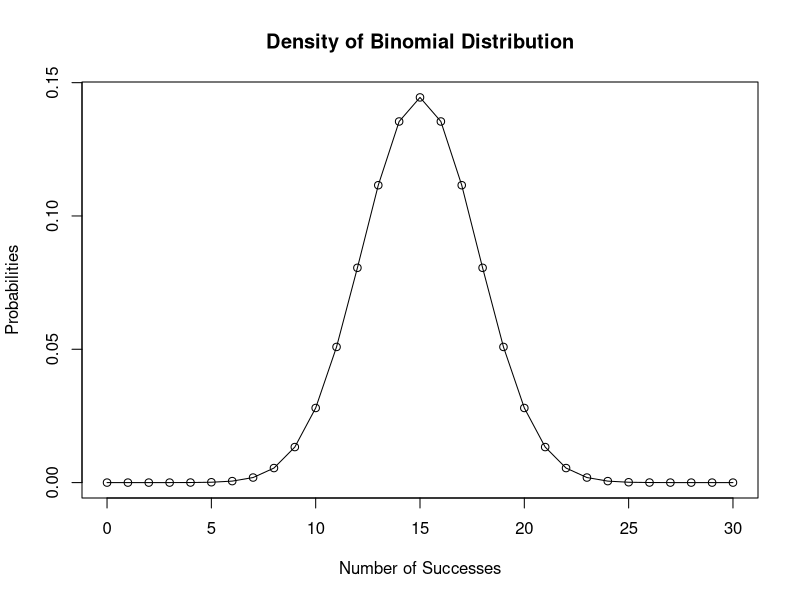
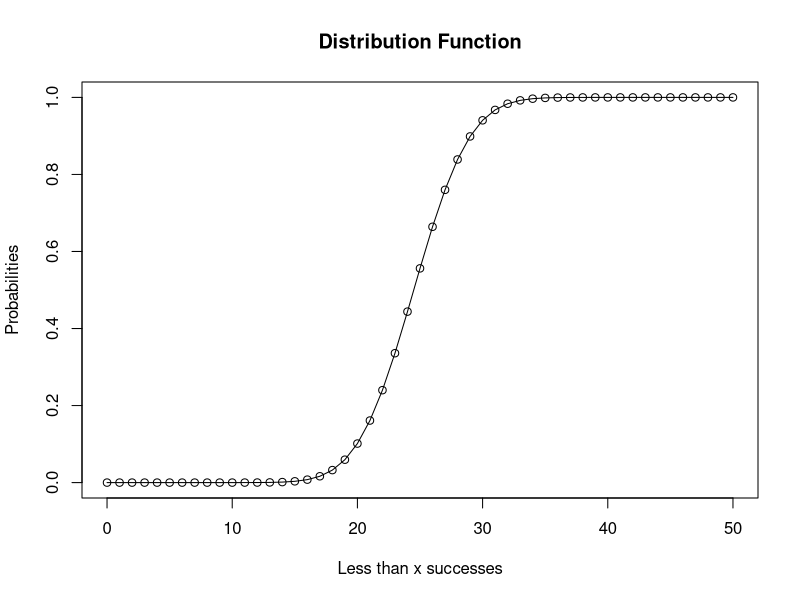
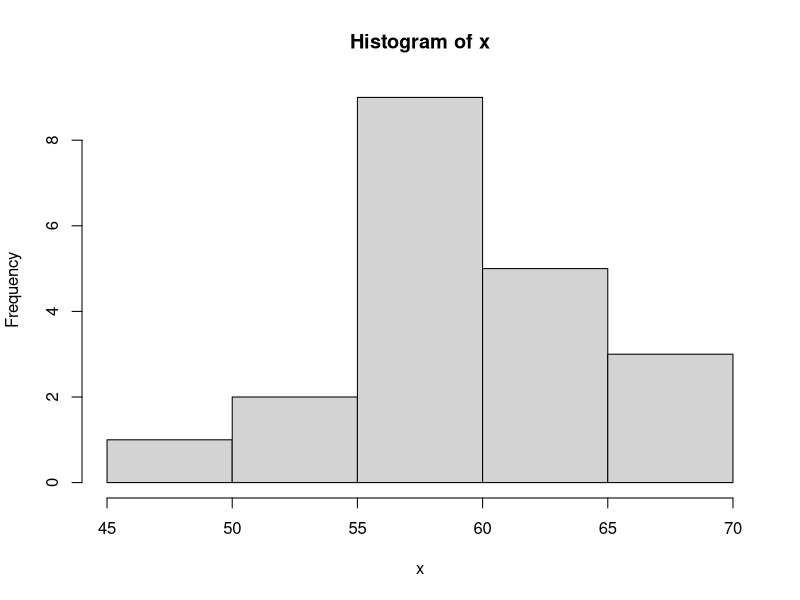
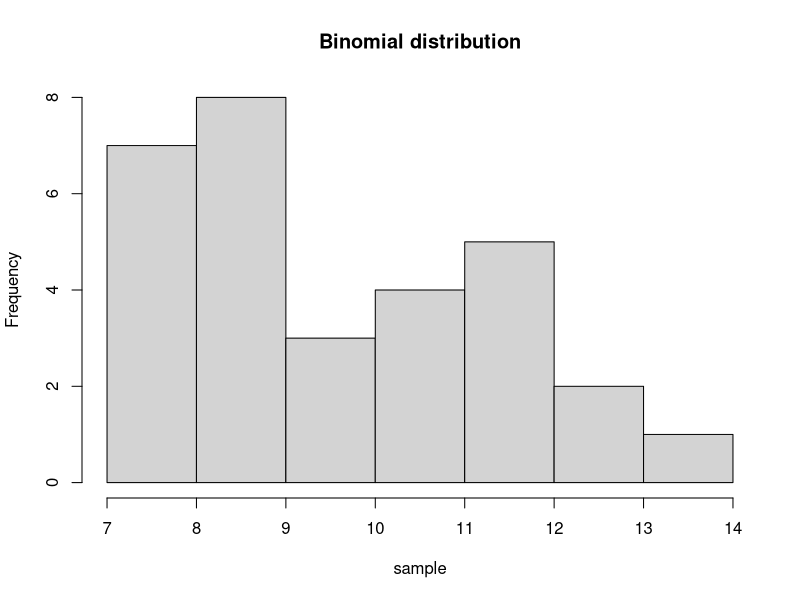
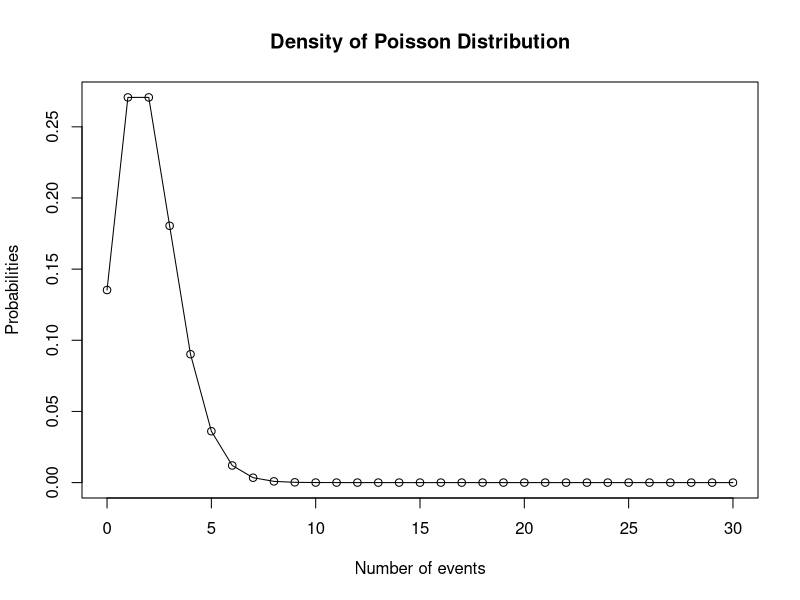
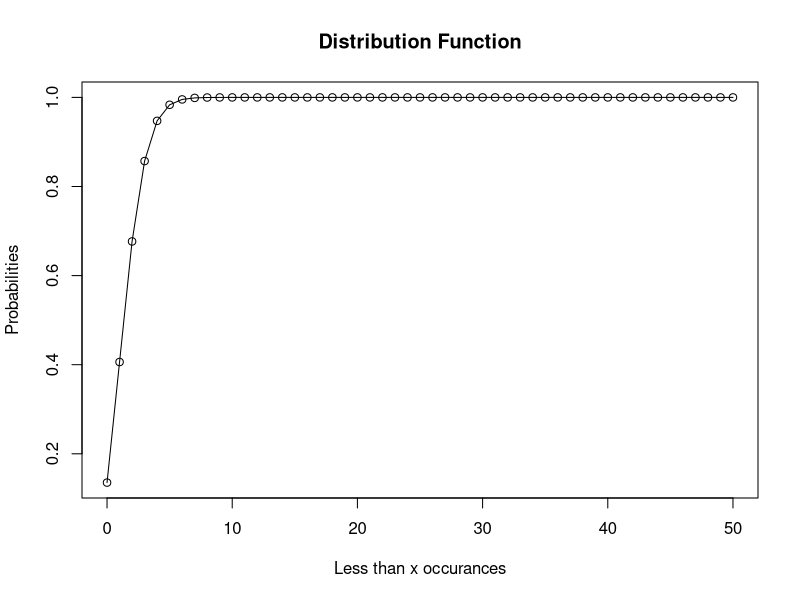
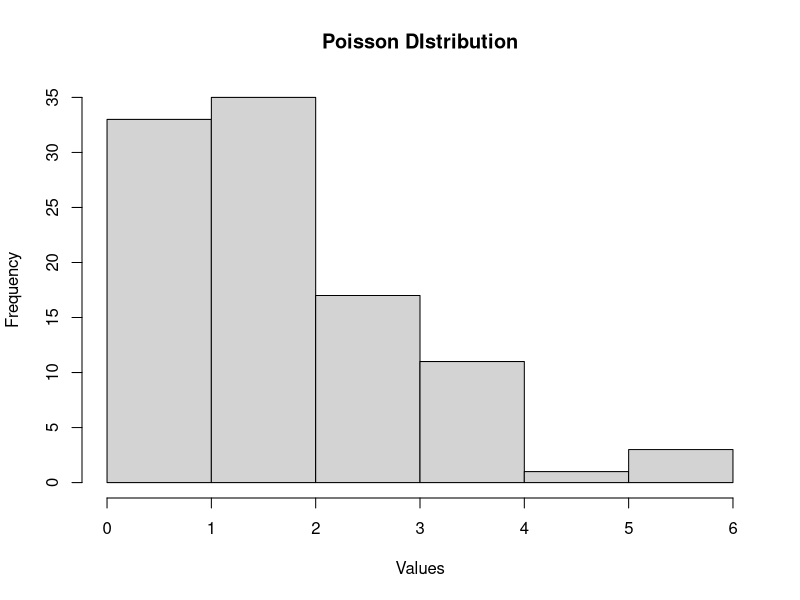
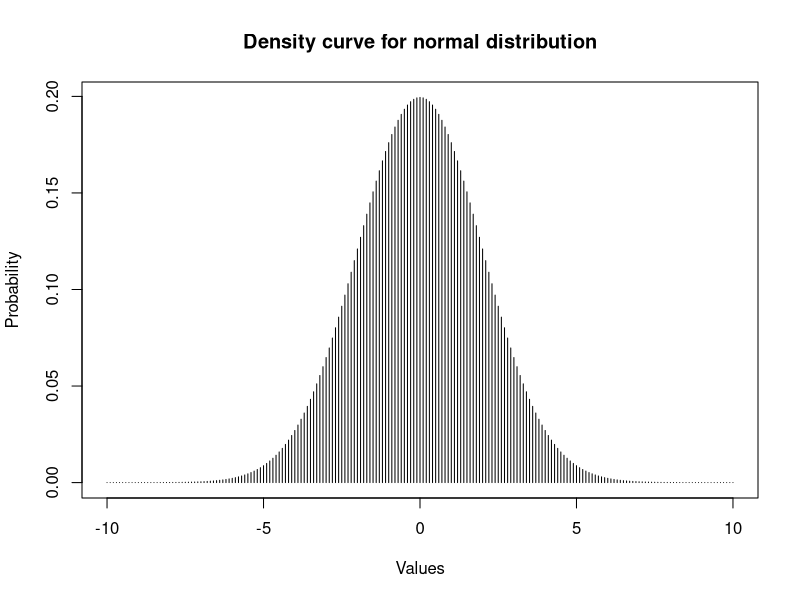

Write R code to recreate these figures, in order.
## ---- chunk 1
library(knitr)
opts_chunk$set(echo=T,
	       cache=T,
               prompt=FALSE,
               tidy=T,
               comment=NA,
               message=FALSE,
               warning=FALSE)
## ---- chunk 2
set.seed(0)
## ---- chunk 3
# Create a sample of 30 numbers which are incremented by 1.
x <- seq(0,30,by = 1)

# Create the binomial distribution.
y <- dbinom(x,30,0.5)

# Plot the graph for this sample.
plot(x,y, main = "Density of Binomial Distribution", 
     ylab = "Probabilities", xlab = "Number of Successes", type = "o")

## ---- chunk 4
# Probability of getting 25 or less heads from a 50 tosses of a coin.
x = pbinom(25,50,0.5)
x
x = seq(0,50,1)
y = pbinom(x,50,0.5)
plot(x,y, main = "Distribution Function",
     ylab = "Probabilities", xlab = "Less than x successes", type = "o" )
## ---- chunk 5
# How many heads will have a probability of 0.25 will come out when a coin
# is tossed 51 times.
x <- qbinom(0.25,51,1/2)
x
## ---- chunk 6
# Find 20 random values from a sample of 150 with probability of 0.4.
x <- rbinom(20,150,.4)
x
hist(x)

## ---- chunk 7
dbinom(10,20,0.5)

## ---- chunk 8
pbinom(10,20,0.5)
## ---- chunk 9
sample=rbinom(30,20,0.5)
sample
hist(sample, main = "Binomial distribution")
## ---- chunk 10
# Create a sample of 30 numbers which are incremented by 1.
x <- seq(0,30,by = 1)

# Create the binomial distribution.
y <- dpois(x,2)

# Plot the graph for this sample.
plot(x,y, main = "Density of Poisson Distribution", 
     ylab = "Probabilities", xlab = "Number of events", type = "o")
## ---- chunk 11
# Probability of getting 25 or less heads from a 50 tosses of a coin.
x = ppois(5,2)
x
x = seq(0,50,1)
y = ppois(x,2)
plot(x,y, main = "Distribution Function",
     ylab = "Probabilities", xlab = "Less than x occurances", type = "o" )
## ---- chunk 12
x <- qpois(0.5,2)
x
## ---- chunk 13
# Create a sample of 100 numbers which are Poisson distributed.
y <- rpois(100, lambda = 2)

# Plot the histogram for this sample.
hist(y, main = "Poisson DIstribution", xlab = "Values")
## ---- chunk 14
dpois(4,2)  # the probability of 4 misprints
ppois(5,2)  # the probability of getting less than 5 misprints
## ---- chunk 15
rpois(30,2)
## ---- chunk 16
# Create a sequence of numbers between -10 and 10 incrementing by 0.1.
x <- seq(-10, 10, by = .1)

# Choose the mean as 2.5 and standard deviation as 0.5.
y <- dnorm(x, mean = 0, sd = 2)

# Plot the density curve
plot(x,y, main = "Density curve for normal distribution", 
     xlab="Values", ylab = "Probability", type = "h")
## ---- chunk 17
# Create a sequence of numbers between -10 and 10 incrementing by 0.2.
x <- seq(-10,10,by = .2)
 
# Choose the mean as 2.5 and standard deviation as 2. 
y <- pnorm(x, mean = 2.5, sd = 2)

# Plot the graph.
plot(x,y, main = "Distribution curve for normal distribution", 
     xlab = "Values", ylab = "Probabilities", type = "o")

## ---- chunk 18
# Create a sequence of probability values incrementing by 0.01.
x <- seq(0, 1, by = 0.01)

# Choose the mean as 2 and standard deviation as 3.
y <- qnorm(x, mean = 2, sd = 1)

# Plot the graph.
plot(x,y, type = "o", xlab = "Probabilities", ylab = "Values", main = "Area under normal curve")

## ---- chunk 19
# Create a sample of 100 numbers which are normally distributed.
y <- rnorm(100, mean = 2, sd=2)

# Plot the histogram for this sample.
hist(y, main = "Normal DIstribution", xlab = "Values")
